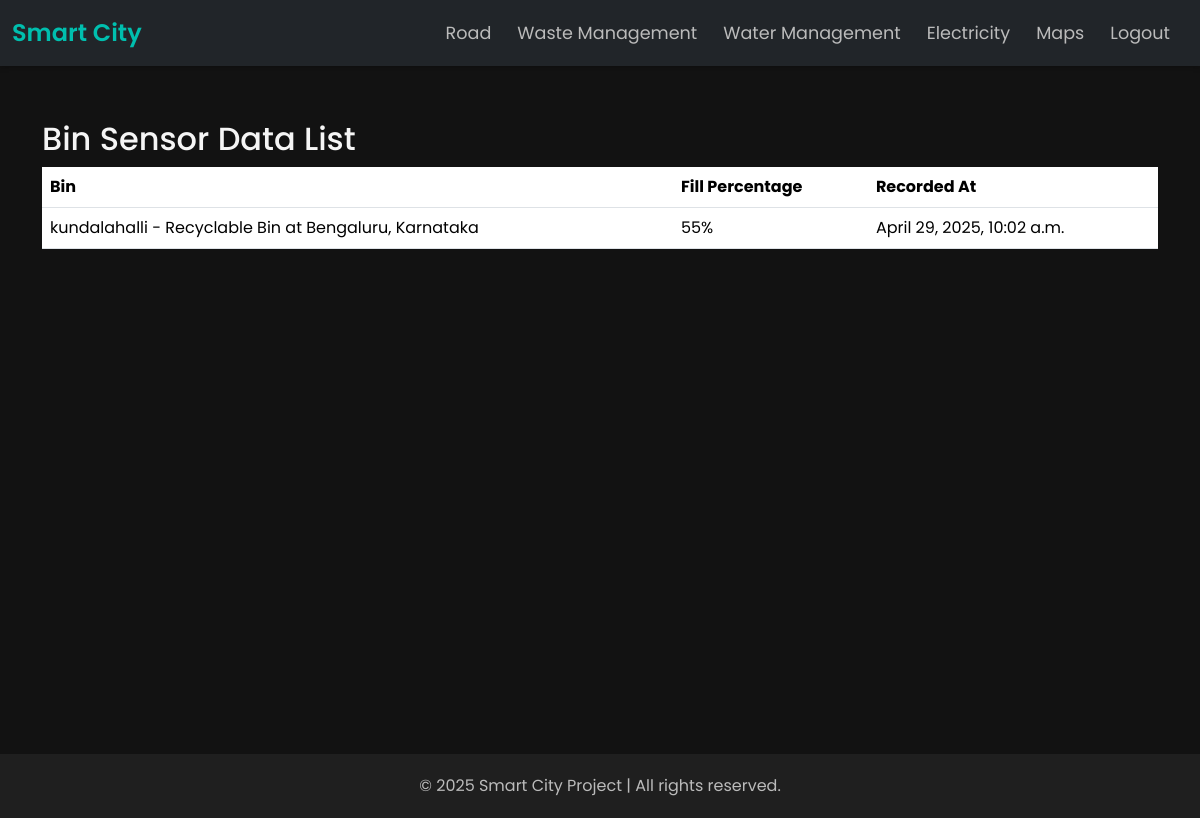
The app's page /waste_management/bin-sensor-data/ with its own data.
### waste_management/models.py (models this page shows, shortened)
class BinSensorData(models.Model):
    bin = models.ForeignKey(WasteBin, on_delete=models.CASCADE)
    fill_percentage = models.IntegerField(help_text="e.g., 75 means 75% full")
    recorded_at = models.DateTimeField(auto_now_add=True)

class WasteBin(models.Model):
    BIN_TYPE_CHOICES = [
        ('Recyclable', 'Recyclable'),
        ('Non-Recyclable', 'Non-Recyclable'),
    ]
    location = models.CharField(max_length=255)
    zone = models.CharField(max_length=100)
    bin_type = models.CharField(max_length=20, choices=BIN_TYPE_CHOICES)
    capacity_kg = models.FloatField(help_text="Maximum bin capacity in kilograms")
    current_fill_kg = models.FloatField(default=0.0)
    last_collected = models.DateTimeField(null=True, blank=True)
    def __str__(self):
        return f"{self.zone} - {self.bin_type} Bin at {self.location}"

### waste_management/views.py (the view)
# urls.py: path('bin-sensor-data/', views.bin_sensor_data_list, name='bin_sensor_data_list'),
def bin_sensor_data_list(request):
    sensor_data = BinSensorData.objects.all()
    return render(request, 'waste_management/bin_sensor_data_list.html', {'sensor_data': sensor_data})

### waste_management/templates/waste_management/bin_sensor_data_list.html (shortened to what this page needs)
{% extends 'base_generic.html' %}
{% block content %}
  <h2>Bin Sensor Data List</h2>
  <table class="table">
    <thead>
      <tr>
        <th>Bin</th>
        <th>Fill Percentage</th>
        <th>Recorded At</th>
      </tr>
    </thead>
    <tbody>
      {% for sensor_data in sensor_data %}
        <tr>
          <td>{{ sensor_data.bin }}</td>
          <td>{{ sensor_data.fill_percentage }}%</td>
          <td>{{ sensor_data.recorded_at }}</td>
        </tr>
      {% empty %}
        <tr>
          <td colspan="4">No sensor data available.</td>
        </tr>
      {% endfor %}
    </tbody>
  </table>
{% endblock %}

### templates/base_generic.html (style rules this page uses)
body { background-color: #121212; font-family: 'Poppins', sans-serif; color: #f5f5f5; margin: 0; }

### records on screen
BinSensorData: bin "kundalahalli - Recyclable Bin at Bengaluru, Karnataka", fill_percentage "55", recorded_at "April 29, 2025, 10:02 a.m."
